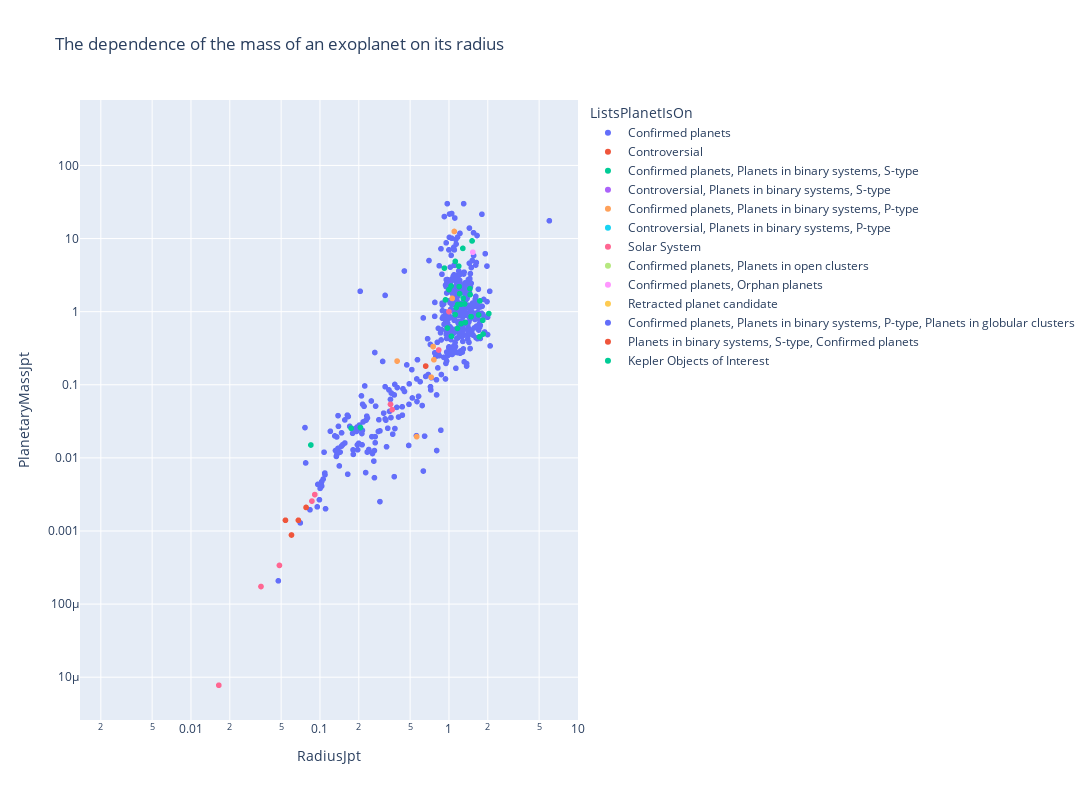

The notebook cell saved with this chart:
### Markdown cell above
# Mass/Radius distribution

### Code cell
fig = px.scatter(
    exo_data,
    x = 'RadiusJpt',
    y = 'PlanetaryMassJpt',
    color = 'ListsPlanetIsOn',
    height=800,
    width=1800,
    log_x=True,
    log_y=True,
    title='The dependence of the mass of an exoplanet on its radius',
    labels={'x':'Mass', 'y':'Radius'}
)
fig.show()

### Figure 1 — Plotly figure (JSON) as saved in the notebook; plotly's stock layout.template omitted (floating-point values rounded to 4 significant figures; data arrays with more than 128 entries replaced by an {"elided": "..."} marker saying what was removed)
{"data": [{"hovertemplate": "ListsPlanetIsOn=Confirmed planets<br>RadiusJpt=%{x}<br>PlanetaryMassJpt=%{y}<extra></extra>", "legendgroup": "Confirmed planets", "marker": {"color": "#636efa", "symbol": "circle"}, "mode": "markers", "name": "Confirmed planets", "showlegend": true, "type": "scattergl", "x": {"elided": "3295 float values"}, "xaxis": "x", "y": {"elided": "3295 float values"}, "yaxis": "y"}, {"hovertemplate": "ListsPlanetIsOn=Controversial<br>RadiusJpt=%{x}<br>PlanetaryMassJpt=%{y}<extra></extra>", "legendgroup": "Controversial", "marker": {"color": "#EF553B", "symbol": "circle"}, "mode": "markers", "name": "Controversial", "showlegend": true, "type": "scattergl", "x": [0.054, 0.114, 0.071, null, null, null, null, null, null, null, null, null, null, null, null, null, 0.66, null, 0.164, 0.1213, null, null, null, null, null, null, null, null, null, 0.289, 0.233, null, null, 0.2097, null, null, 1.91, null, null, 0.208, null, null, null, 1.472, null, null, 0.06015, null, 0.0023, 0.171, null, null, null, 0.0688, null, null, 0.5442, 2.1, 0.068, 0.078, null, null, null, null, 0.2935, null, null, null, null, null, null, null], "xaxis": "x", "y": [0.0014, null, null, 0.0321, 2.93, 0.78, 3.71, 169.7, 85.2, 0.027, 0.2, 0.014, 0.027, 0.0151, null, 0.1416, 0.18, 0.11, null, null, 1.25, 13.2, 0.0409, 0.645, 0.005977, 0.01604, 0.208, 0.99, 6.1, null, null, 0.03869, 0.02705, null, 50, 0.031, null, null, 0.09, null, 0.026, 0.02, 14, null, 0.012, 2, 0.0008808, 3.3, null, null, 13, null, 7.679, null, 21.42, 12.47, null, null, 0.0014, 0.0021, null, null, null, 0.03, null, 0.006291, 0.009752, 0.01132, 0.01353, 0.02076, 7, 1.4], "yaxis": "y"}, {"hovertemplate": "ListsPlanetIsOn=Confirmed planets, Planets in binary systems, S-type<br>RadiusJpt=%{x}<br>PlanetaryMassJpt=%{y}<extra></extra>", "legendgroup": "Confirmed planets, Planets in binary systems, S-type", "marker": {"color": "#00cc96", "symbol": "circle"}, "mode": "markers", "name": "Confirmed planets, Planets in binary systems, S-type", "showlegend": true, "type": "scattergl", "x": {"elided": "135 float values"}, "xaxis": "x", "y": {"elided": "135 float values"}, "yaxis": "y"}, {"hovertemplate": "ListsPlanetIsOn=Controversial, Planets in binary systems, S-type<br>RadiusJpt=%{x}<br>PlanetaryMassJpt=%{y}<extra></extra>", "legendgroup": "Controversial, Planets in binary systems, S-type", "marker": {"color": "#ab63fa", "symbol": "circle"}, "mode": "markers", "name": "Controversial, Planets in binary systems, S-type", "showlegend": true, "type": "scattergl", "x": [null, 0.353, 0.188, 0.203, null, null, null, null, null, null, null, null, null, 0.08384, null, null, null, null, null, 0.67], "xaxis": "x", "y": [2.43, null, null, null, 6.47, null, 0.00346, 0.008493, 0.008493, 0.01604, 0.01447, 0.101, 0.00356, null, 1.059, 263, 3, null, 2, null], "yaxis": "y"}, {"hovertemplate": "ListsPlanetIsOn=Confirmed planets, Planets in binary systems, P-type<br>RadiusJpt=%{x}<br>PlanetaryMassJpt=%{y}<extra></extra>", "legendgroup": "Confirmed planets, Planets in binary systems, P-type", "marker": {"color": "#FFA15A", "symbol": "circle"}, "mode": "markers", "name": "Confirmed planets, Planets in binary systems, P-type", "showlegend": true, "type": "scattergl", "x": [0.764, null, 0.3964, null, null, null, null, null, null, 0.7538, 0.5618, 0.3961, null, null, 0.728, 1.1, 1.059, 0.5632, 0.2716, 0.4201, 1.06], "xaxis": "x", "y": [0.22, 2.3, null, 10, 6.05, 10, 1.9, 6.96, 1.74, 0.333, 0.0195, 0.2108, 13, 4.2, 0.127, 12.5, 1.52, null, null, null, 1.52], "yaxis": "y"}, {"hovertemplate": "ListsPlanetIsOn=Controversial, Planets in binary systems, P-type<br>RadiusJpt=%{x}<br>PlanetaryMassJpt=%{y}<extra></extra>", "legendgroup": "Controversial, Planets in binary systems, P-type", "marker": {"color": "#19d3f3", "symbol": "circle"}, "mode": "markers", "name": "Controversial, Planets in binary systems, P-type", "showlegend": true, "type": "scattergl", "x": [null, null, null, null, null, null, null], "xaxis": "x", "y": [14.3, 4.758, 20.2, 80, 2.8, 8, null], "yaxis": "y"}, {"hovertemplate": "ListsPlanetIsOn=Solar System<br>RadiusJpt=%{x}<br>PlanetaryMassJpt=%{y}<extra></extra>", "legendgroup": "Solar System", "marker": {"color": "#FF6692", "symbol": "circle"}, "mode": "markers", "name": "Solar System", "showlegend": true, "type": "scattergl", "x": [0.0349, 0.08656, 0.09113, 0.04849, 1, 0.8329, 0.3628, 0.3522, 0.01644], "xaxis": "x", "y": [0.0001739, 0.002564, 0.003146, 0.000338, 1, 0.299, 0.0457, 0.05395, 7.758e-06], "yaxis": "y"}, {"hovertemplate": "ListsPlanetIsOn=Confirmed planets, Planets in open clusters<br>RadiusJpt=%{x}<br>PlanetaryMassJpt=%{y}<extra></extra>", "legendgroup": "Confirmed planets, Planets in open clusters", "marker": {"color": "#B6E880", "symbol": "circle"}, "mode": "markers", "name": "Confirmed planets, Planets in open clusters", "showlegend": true, "type": "scattergl", "x": [null, 0.2679, 0.306, null, null, null, null, null, null, null, null, null, 0.2552], "xaxis": "x", "y": [19.8, null, null, 1.54, 1.88, 7.95, 0.917, 0.4, 10.6, 0.54, 0.34, 7.6, null], "yaxis": "y"}, {"hovertemplate": "ListsPlanetIsOn=Confirmed planets, Orphan planets<br>RadiusJpt=%{x}<br>PlanetaryMassJpt=%{y}<extra></extra>", "legendgroup": "Confirmed planets, Orphan planets", "marker": {"color": "#FF97FF", "symbol": "circle"}, "mode": "markers", "name": "Confirmed planets, Orphan planets", "showlegend": true, "type": "scattergl", "x": [1.53, null], "xaxis": "x", "y": [6.5, 5.5], "yaxis": "y"}, {"hovertemplate": "ListsPlanetIsOn=Retracted planet candidate<br>RadiusJpt=%{x}<br>PlanetaryMassJpt=%{y}<extra></extra>", "legendgroup": "Retracted planet candidate", "marker": {"color": "#FECB52", "symbol": "circle"}, "mode": "markers", "name": "Retracted planet candidate", "showlegend": true, "type": "scattergl", "x": [null, null, null, null], "xaxis": "x", "y": [0.0961, 0.019, 0.02202, 0.009752], "yaxis": "y"}, {"hovertemplate": "ListsPlanetIsOn=Confirmed planets, Planets in binary systems, P-type, Planets in globular clusters<br>RadiusJpt=%{x}<br>PlanetaryMassJpt=%{y}<extra></extra>", "legendgroup": "Confirmed planets, Planets in binary systems, P-type, Planets in globular clusters", "marker": {"color": "#636efa", "symbol": "circle"}, "mode": "markers", "name": "Confirmed planets, Planets in binary systems, P-type, Planets in globular clusters", "showlegend": true, "type": "scattergl", "x": [null], "xaxis": "x", "y": [1.7], "yaxis": "y"}, {"hovertemplate": "ListsPlanetIsOn=Planets in binary systems, S-type, Confirmed planets<br>RadiusJpt=%{x}<br>PlanetaryMassJpt=%{y}<extra></extra>", "legendgroup": "Planets in binary systems, S-type, Confirmed planets", "marker": {"color": "#EF553B", "symbol": "circle"}, "mode": "markers", "name": "Planets in binary systems, S-type, Confirmed planets", "showlegend": true, "type": "scattergl", "x": [0.136], "xaxis": "x", "y": [null], "yaxis": "y"}, {"hovertemplate": "ListsPlanetIsOn=Kepler Objects of Interest<br>RadiusJpt=%{x}<br>PlanetaryMassJpt=%{y}<extra></extra>", "legendgroup": "Kepler Objects of Interest", "marker": {"color": "#00cc96", "symbol": "circle"}, "mode": "markers", "name": "Kepler Objects of Interest", "showlegend": true, "type": "scattergl", "x": [0.1485, 0.184, 0.15, 0.131], "xaxis": "x", "y": [null, null, null, null], "yaxis": "y"}], "layout": {"height": 800, "legend": {"title": {"text": "ListsPlanetIsOn"}, "tracegroupgap": 0}, "title": {"text": "The dependence of the mass of an exoplanet on its radius"}, "width": 1800, "xaxis": {"anchor": "y", "domain": [0, 1], "title": {"text": "RadiusJpt"}, "type": "log"}, "yaxis": {"anchor": "x", "domain": [0, 1], "title": {"text": "PlanetaryMassJpt"}, "type": "log"}}}
